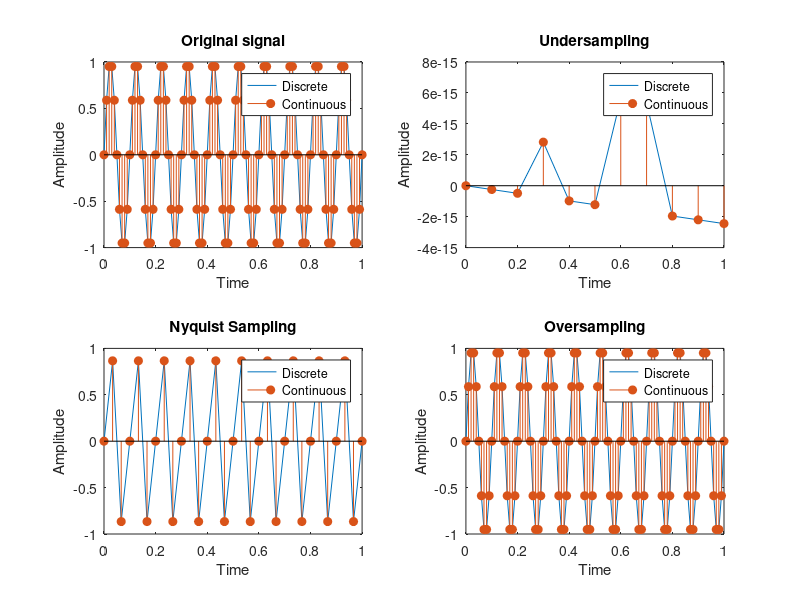

Reproduce this figure in MATLAB.
clc;
clear all;
close all;
t=0:0.01:1;
fm=10;
y=sin(2*pi*fm*t);                                                              
y=sin(2*pi*fm*t);
subplot(2,2,1);
plot(t,y);
hold on;
stem(t,y,"filled");
xlabel("Time");
ylabel("Amplitude");
title("Original signal");
legend("Discrete","Continuous");
%undersampling
fs1=fm;
t1=0:1/fs1:1;
y1=sin(2*pi*fm*t1);
subplot(2,2,2);
plot(t1,y1);
hold on;
stem(t1,y1,"filled");
xlabel("Time");
ylabel("Amplitude");
title("Undersampling");
legend("Discrete","Continuous");
%nyquist sampling.
fs2=3*fm;
t2=0:1/fs2:1;
y2=sin(2*pi*fm*t2);
subplot(2,2,3);
plot(t2,y2);
hold on;
stem(t2,y2,"filled");
xlabel("Time");
ylabel("Amplitude");
title("Nyquist Sampling");
legend("Discrete","Continuous");
%oversampling
fs3=10*fm;
t3=0:1/fs3:1;
y3=sin(2*pi*fm*t3);
subplot(2,2,4);
plot(t3,y3);
hold on;
stem(t3,y3,"filled");
xlabel("Time");
ylabel("Amplitude");
title("Oversampling");
legend("Discrete","Continuous");
